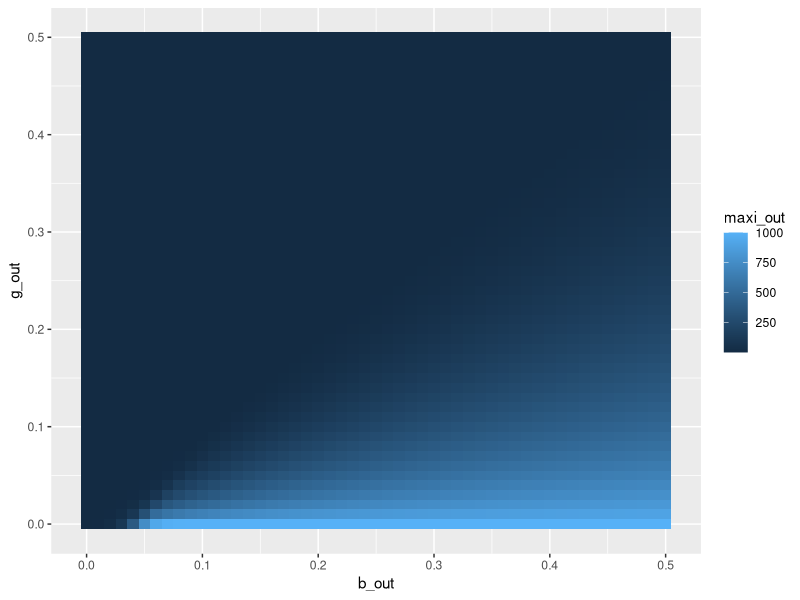

R code for this plot:
## ---- chunk 1


install.packages("deSolve")
library(deSolve)

############################################################
# FUNCTION: run_sir_model
# PURPOSE: Solve deterministic SIR model with deSolve
# INPUTS:
#   beta, gamma : transmission & recovery rates
#   N           : total population
#   S0, I0, R0  : initial conditions
#   t_start     : start time
#   t_end       : end time
#   dt          : timestep
# OUTPUT:
#   data.frame with columns: time, S, I, R
############################################################

run_sir_model <- function(
  beta    = 0.1,
  gamma   = 0.1,
  N       = 1000,
  S0      = 999,
  I0      = 1,
  R0      = 0,
  t_start = 0,
  t_end   = 160,
  dt      = 1
) {

  init  <- c(S = S0, I = I0, R = R0)
  times <- seq(t_start, t_end, by = dt)

  sir_equations <- function(time, state, parameters) {
    with(as.list(c(state, parameters)), {
      dS <- -beta * S * I / N
      dI <-  beta * S * I / N - gamma * I
      dR <-  gamma * I
      list(c(dS, dI, dR))
    })
  }

  out <- ode(
    y     = init,
    times = times,
    func  = sir_equations,
    parms = c(beta = beta, gamma = gamma, N = N)
  )

  as.data.frame(out)
}


############################## BETA AND GAMMA FOR LOOP FUNCTION ######################





b_g_I <- function(beta=seq(0,0.5,by=0.01), gamma=seq(0,0.5,by=0.01)){

  # row indexing variable
  counter <- 1

  # create storage dataframe
  dfLength <- length(beta)*length(gamma) # how long is DF
  b_out <- rep(NA, dfLength)
  g_out <- rep(NA, dfLength)
  maxi_out <- rep(NA, dfLength)

  # turn vecs into df
  storageDF <- data.frame(b_out, g_out, maxi_out)


  # enter our loops
  for (i in seq_along(beta)){ # rows
    for (j in seq_along(gamma)){ # cols

      # run sir model
      tmp_df <- run_sir_model(beta = beta[i], gamma = gamma[j])

      # store max i in dataframe
      storageDF$maxi_out[counter] <- max(tmp_df$I)
      storageDF$b_out[counter] <- beta[i] # value for b stored
      storageDF$g_out[counter] <- gamma[j] # value for g stored

      counter <- counter + 1 # increase counter
    }
  }
  return(storageDF)
}

max_i<-b_g_I()
head(max_i)

## ---- chunk 2
library(ggplot2)

plot_maxi<- function(data= max_i){
  heatmap_plot <- max_i

  heatmap_plot <- ggplot(data = max_i, aes(x = b_out, y = g_out, fill= maxi_out)) + 
    geom_tile() #scatter plot, data defined, x and y labels

  return(heatmap_plot)

}

plot_maxi() #print heat map the heat map
